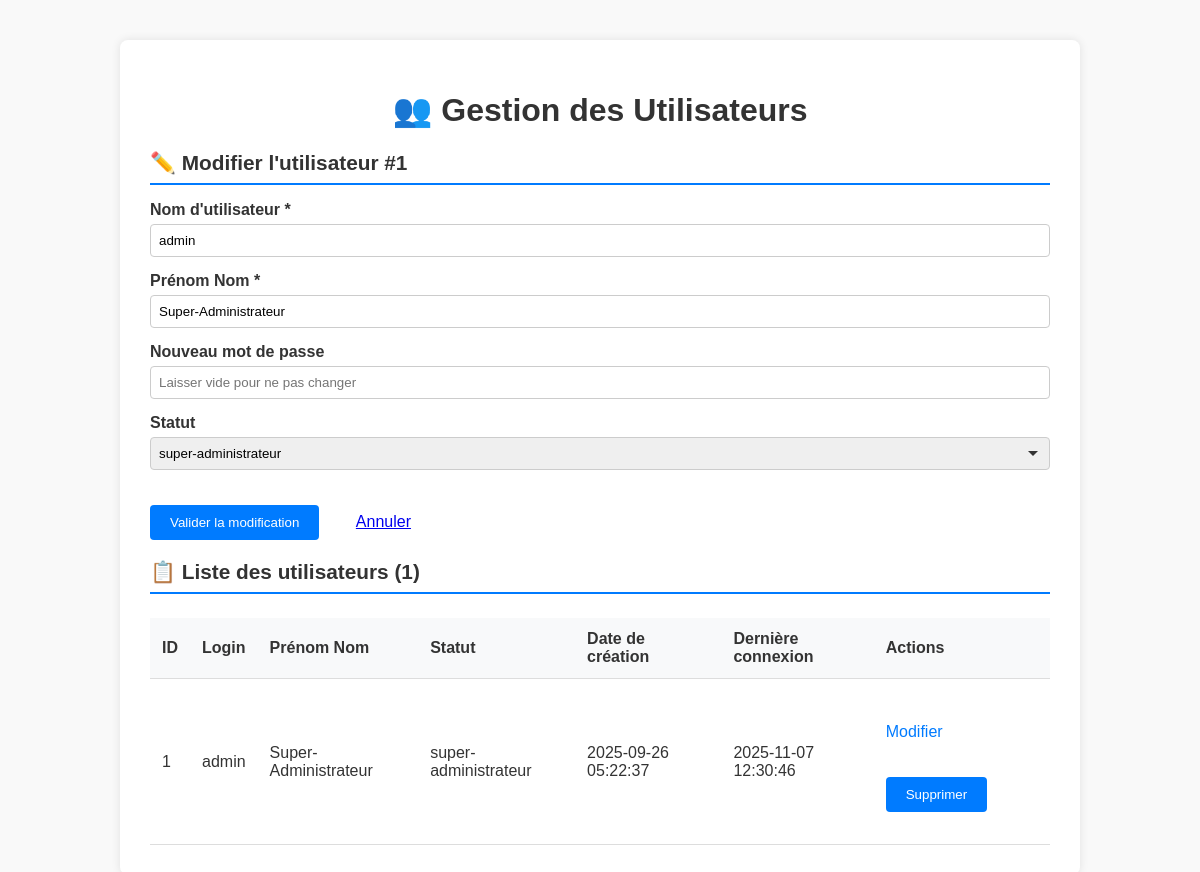
The page /admin/gerer_utilisateurs.php?edit=1 (signed in) on the database its author committed.
### tables this page shows
CREATE TABLE utilisateurs (
    ID_utilisateur INTEGER PRIMARY KEY AUTOINCREMENT,
    login TEXT UNIQUE NOT NULL,
    mot_de_passe TEXT NOT NULL,
    ID_statut INTEGER NOT NULL DEFAULT 7,
    date_creation DATETIME DEFAULT CURRENT_TIMESTAMP,
    dernier_login DATETIME NULL, prenom_nom VARCHAR(255),
    FOREIGN KEY (ID_statut) REFERENCES statuts(ID_statut)
);

CREATE TABLE statuts (
    ID_statut INTEGER PRIMARY KEY AUTOINCREMENT,
    nom_statut TEXT UNIQUE NOT NULL,
    description TEXT,
    date_creation DATETIME DEFAULT CURRENT_TIMESTAMP
);

### www/admin/gerer_utilisateurs.php (the view, shortened to what this page needs)
<?php
require_once __DIR__ . '/../config.php';
$dbPath = '../../data/portraits.sqlite';
try {
    $pdo = new PDO("sqlite:$dbPath");
    $pdo->setAttribute(PDO::ATTR_ERRMODE, PDO::ERRMODE_EXCEPTION);
} catch (PDOException $e) {
    die("❌ Erreur de connexion à la base de données : " . $e->getMessage());
}
$stmt = $pdo->query("SELECT ID_statut, nom_statut FROM statuts ORDER BY ID_statut");
$statuts = $stmt->fetchAll(PDO::FETCH_ASSOC);
$edit_id = isset($_GET['edit']) ? intval($_GET['edit']) : null;
$user_to_edit = null;
if ($edit_id) {
    $stmt = $pdo->prepare("SELECT * FROM utilisateurs WHERE ID_utilisateur = ?");
    $stmt->execute([$edit_id]);
    $user_to_edit = $stmt->fetch(PDO::FETCH_ASSOC);
}
$stmt = $pdo->query("SELECT u.ID_utilisateur, u.login, u.prenom_nom, u.date_creation, u.dernier_login, s.nom_statut
                     FROM utilisateurs u
                     JOIN statuts s ON u.ID_statut = s.ID_statut
                     ORDER BY u.ID_utilisateur");
$utilisateurs = $stmt->fetchAll(PDO::FETCH_ASSOC);
?>
<!DOCTYPE html>
<html lang="fr">
<head>
    <link rel="stylesheet" href="admin.css">
</head>
<body>
    <div class="container">
        <h1>👥 Gestion des Utilisateurs</h1>
        <?php if ($user_to_edit): ?>
        <h2 class="section-title">✏️ Modifier l'utilisateur #<?= $user_to_edit['ID_utilisateur'] ?></h2>
        <form method="POST" action="">
            <div class="form-group">
                <label for="login">Nom d'utilisateur *</label>
                <input type="text" name="login" id="login" required value="<?= htmlspecialchars($user_to_edit['login']) ?>">
            </div>
            <div class="form-group">
                <label for="prenom_nom">Prénom Nom *</label>
                <input type="text" name="prenom_nom" id="prenom_nom" required value="<?= htmlspecialchars($user_to_edit['prenom_nom']) ?>">
            </div>
            <div class="form-group">
                <label for="new_password">Nouveau mot de passe</label>
                <input type="password" name="new_password" id="new_password" placeholder="Laisser vide pour ne pas changer">
            </div>
            <div class="form-group">
                <label for="id_statut">Statut</label>
                <select name="id_statut" id="id_statut">
                    <?php foreach ($statuts as $statut): ?>
                        <option value="<?= $statut['ID_statut'] ?>" <?= ($statut['ID_statut'] == $user_to_edit['ID_statut']) ? 'selected' : '' ?>>
                            <?= htmlspecialchars($statut['nom_statut']) ?>
                        </option>
                    <?php endforeach; ?>
                </select>
            </div>
            <button type="submit">Valider la modification</button>
            <a href="gerer_utilisateurs.php" style="margin-left:2em;">Annuler</a>
        </form>
        <?php endif; ?>
        <h2 class="section-title">📋 Liste des utilisateurs (<?= count($utilisateurs) ?>)</h2>
        <table>
            <thead>
                <tr>
                    <th>ID</th>
                    <th>Login</th>
                    <th>Prénom Nom</th>
                    <th>Statut</th>
                    <th>Date de création</th>
                    <th>Dernière connexion</th>
                    <th>Actions</th>
                </tr>
            </thead>
            <tbody>
                <?php if (empty($utilisateurs)): ?>
                    <tr>
                        <td colspan="7" style="text-align: center; padding: 2rem;">Aucun utilisateur trouvé.</td>
                    </tr>
                <?php else: ?>
                    <?php foreach ($utilisateurs as $user): ?>
                        <tr>
                            <td><?= $user['ID_utilisateur'] ?></td>
                            <td><?= htmlspecialchars($user['login']) ?></td>
                            <td><?= htmlspecialchars($user['prenom_nom']) ?></td>
                            <td><?= htmlspecialchars($user['nom_statut']) ?></td>
                            <td><?= $user['date_creation'] ?></td>
                            <td><?= $user['dernier_login'] ?? '<em>Jamais</em>' ?></td>
                            <td class="action-buttons">
                                <a href="gerer_utilisateurs.php?edit=<?= $user['ID_utilisateur'] ?>" class="btn-edit">Modifier</a>
                                <form method="POST" style="display: inline;" onsubmit="return confirm('Êtes-vous sûr de vouloir supprimer cet utilisateur ? Cette action est irréversible.');">
                                    <button type="submit" class="btn-delete">Supprimer</button>
                                </form>
                            </td>
                        </tr>
                    <?php endforeach; ?>
                <?php endif; ?>
            </tbody>
        </table>
    </div>
</body>
</html>

### www/admin/admin.css (style rules this page uses)
body { font-family: Arial, sans-serif; margin: 40px; background-color: #f9f9f9; color: #333; }
.container { max-width: 900px; margin: auto; background: #fff; border-radius: 8px; box-shadow: 0 0 10px rgba(0,0,0,0.1); padding: 30px; position: relative; }
h1 { text-align: center; color: #333; }
h2 { color: #333; }
label { font-weight: bold; display: block; margin-top: 15px; }
input[type="text"], input[type="password"], input[type="url"], textarea, select { width: 100%; padding: 8px; margin-top: 5px; border: 1px solid #ccc; border-radius: 4px; box-sizing: border-box; }
.form-group { margin-bottom: 15px; }
form { margin-bottom: 20px; }
button { background-color: #007BFF; color: white; padding: 10px 20px; border: none; border-radius: 4px; cursor: pointer; margin-top: 20px; }
.action-buttons { display: flex; gap: 1rem; margin-top: 2rem; flex-wrap: wrap; }
table { width: 100%; border-collapse: collapse; margin-top: 1.5rem; }
table th, table td { padding: 12px; text-align: left; border-bottom: 1px solid #ddd; }
table th { background-color: #f8f9fa; font-weight: bold; color: #333; }
table a { color: #007bff; text-decoration: none; }
.section-title { font-size: 1.3rem; font-weight: bold; color: #333; margin-bottom: 1rem; padding-bottom: 0.5rem; border-bottom: 2px solid #007bff; }
select { appearance: none; background-repeat: no-repeat; background-position: right 10px center; padding-right: 30px; }

### rows shown on the page
utilisateurs: ID_utilisateur "1", login "admin", prenom_nom "Super-Administrateur", id_statut "super-administrateur", ID_statut.nom_statut "super-administrateur", date_creation "2025-09-26 05:22:37", dernier_login "2025-11-07 12:30:46"

### other values the page prints
count($utilisateurs) "1"
